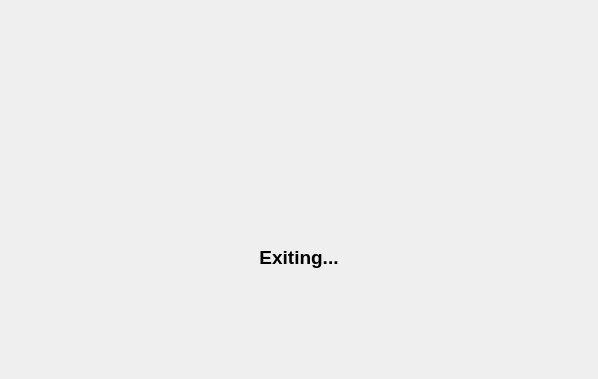
<?xml version="1.0" encoding="UTF-8"?>
<ui version="4.0">
 <class>ShutdownOverlay</class>
 <widget class="QWidget" name="ShutdownOverlay">
  <property name="geometry">
   <rect>
    <x>0</x>
    <y>0</y>
    <width>598</width>
    <height>379</height>
   </rect>
  </property>
  <property name="sizePolicy">
   <sizepolicy hsizetype="Preferred" vsizetype="Expanding">
    <horstretch>0</horstretch>
    <verstretch>0</verstretch>
   </sizepolicy>
  </property>
  <property name="font">
   <font>
    <family>Noto Sans UI</family>
   </font>
  </property>
  <property name="windowTitle">
   <string>Form</string>
  </property>
  <property name="windowOpacity">
   <double>1.000000000000000</double>
  </property>
  <property name="autoFillBackground">
   <bool>false</bool>
  </property>
  <layout class="QVBoxLayout" name="verticalLayout">
   <property name="leftMargin">
    <number>0</number>
   </property>
   <property name="topMargin">
    <number>0</number>
   </property>
   <property name="rightMargin">
    <number>0</number>
   </property>
   <property name="bottomMargin">
    <number>0</number>
   </property>
   <item>
    <spacer name="verticalSpacer_3">
     <property name="orientation">
      <enum>Qt::Vertical</enum>
     </property>
     <property name="sizeHint" stdset="0">
      <size>
       <width>20</width>
       <height>95</height>
      </size>
     </property>
    </spacer>
   </item>
   <item>
    <widget class="RotatingIndicator" name="indicator" native="true">
     <property name="sizePolicy">
      <sizepolicy hsizetype="Preferred" vsizetype="Expanding">
       <horstretch>0</horstretch>
       <verstretch>0</verstretch>
      </sizepolicy>
     </property>
     <layout class="QGridLayout" name="gridLayout"/>
    </widget>
   </item>
   <item>
    <spacer name="verticalSpacer">
     <property name="orientation">
      <enum>Qt::Vertical</enum>
     </property>
     <property name="sizeType">
      <enum>QSizePolicy::Fixed</enum>
     </property>
     <property name="sizeHint" stdset="0">
      <size>
       <width>20</width>
       <height>20</height>
      </size>
     </property>
    </spacer>
   </item>
   <item alignment="Qt::AlignHCenter">
    <widget class="QLabel" name="message">
     <property name="sizePolicy">
      <sizepolicy hsizetype="Fixed" vsizetype="Preferred">
       <horstretch>0</horstretch>
       <verstretch>0</verstretch>
      </sizepolicy>
     </property>
     <property name="font">
      <font>
       <family>Noto Sans UI</family>
       <pointsize>14</pointsize>
       <weight>75</weight>
       <bold>true</bold>
      </font>
     </property>
     <property name="layoutDirection">
      <enum>Qt::LeftToRight</enum>
     </property>
     <property name="lineWidth">
      <number>0</number>
     </property>
     <property name="text">
      <string>Exiting...</string>
     </property>
     <property name="alignment">
      <set>Qt::AlignHCenter|Qt::AlignTop</set>
     </property>
     <property name="margin">
      <number>0</number>
     </property>
    </widget>
   </item>
   <item>
    <spacer name="verticalSpacer_2">
     <property name="orientation">
      <enum>Qt::Vertical</enum>
     </property>
     <property name="sizeHint" stdset="0">
      <size>
       <width>20</width>
       <height>40</height>
      </size>
     </property>
    </spacer>
   </item>
  </layout>
 </widget>
 <customwidgets>
  <customwidget>
   <class>RotatingIndicator</class>
   <extends>QWidget</extends>
   <header>gui/widgets/rotating_indicator</header>
   <container>1</container>
  </customwidget>
 </customwidgets>
 <resources/>
 <connections/>
</ui>
